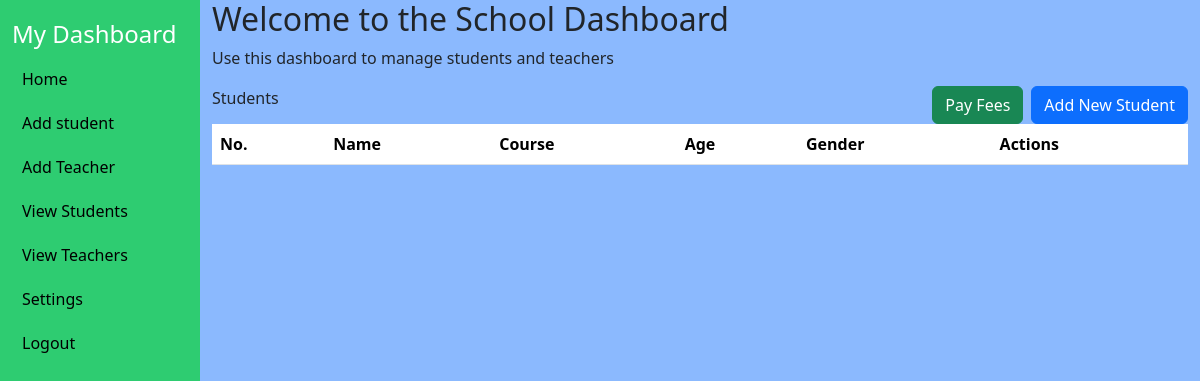
/website/dashboard/ (signed in), run on an earlier commit of the app's database.
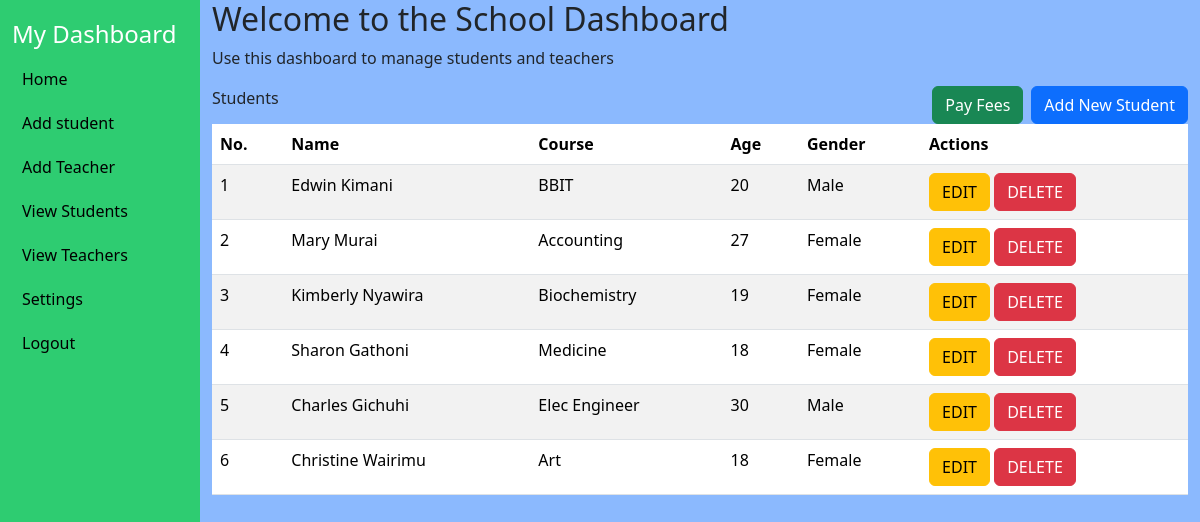
And on a later commit of the database.
### website/models.py (models this page shows, shortened)
class Student(models.Model):
    name = models.CharField(max_length=20)
    course = models.CharField(max_length=20)
    age = models.IntegerField()
    GENDER_CHOICES = [
        ('Male', 'Male'),
        ('Female', 'Female'),
    ]
    gender = models.CharField(max_length=10, choices=GENDER_CHOICES)

### website/views.py (the view)
# urls.py: path('dashboard/', dashboard, name='dashboard'),
@login_required(login_url='login')
def dashboard(request):
    students = Student.objects.all()
    return render(request, 'dashboard.html',{'students': students})

### website/templates/dashboard.html (shortened to what this page needs)
<!DOCTYPE html>
<html lang="en">
<head>
    <link rel="stylesheet" href="https://cdn.jsdelivr.net/npm/bootstrap@5.3.7/dist/css/bootstrap.min.css">
</head>
<body>
<div class="container-fluid">
    <div class="row">
        <div class="col-md-3 col-lg-2 sidebar">
            <h4>My Dashboard</h4>
            <a href="">Home</a>
            <a href="">Add student</a>
            <a href="">Add Teacher</a>
            <a href="">View Students</a>
            <a href="">View Teachers</a>
            <a href="">Settings</a>
            <a href="{% url 'logout' %}">Logout</a>
        </div>
        <div class="col-md-9 col-lg-10 content">
            <h2>Welcome to the School Dashboard</h2>
            <p>Use this dashboard to manage students and teachers</p>
            <div class="card-header">
                Students
                <a href="{% url 'add' %}" class="btn btn-primary float-end">Add New Student</a>
                <a href="{% url 'mpesaapi' %}" class="btn btn-success float-end mx-2">Pay Fees</a>
            </div>
            <div class="card-body">
                <table class="table table-striped">
                    <thead>
                    <tr>
                        <th>No.</th>
                        <th>Name</th>
                        <th>Course</th>
                        <th>Age</th>
                        <th>Gender</th>
                        <th>Actions</th>
                    </tr>
                    </thead>
                    <tbody>
                        {% for student in students %}
                        <tr>
                            <td>{{ forloop.counter }}</td>
                            <td>{{ student.name }}</td>
                            <td>{{ student.course }}</td>
                            <td>{{ student.age }}</td>
                            <td>{{ student.gender }}</td>
                            <td>
                                <a href="{% url 'edit' student.id %}" class="btn btn-warning">EDIT</a>
                                <a href="{% url 'delete' student.id %}" class="btn btn-danger" onclick="return confirm('Are you sure you want to delete this student?')">DELETE</a>
                            </td>
                        </tr>
                        {% endfor %}
                    </tbody>
                </table>
            </div>
        </div>
    </div>
</div>
</body>
</html>

What changed in the data, as far as the page shows it:
added Student: name "Edwin Kimani", course "BBIT", age "20", gender "Male"
added Student: name "Mary Murai", course "Accounting", age "27", gender "Female"
added Student: name "Kimberly Nyawira", course "Biochemistry", age "19", gender "Female"
added Student: name "Sharon Gathoni", course "Medicine", age "18", gender "Female"
added Student: name "Charles Gichuhi", course "Elec Engineer", age "30", gender "Male"
added Student: name "Christine Wairimu", course "Art", age "18", gender "Female"
